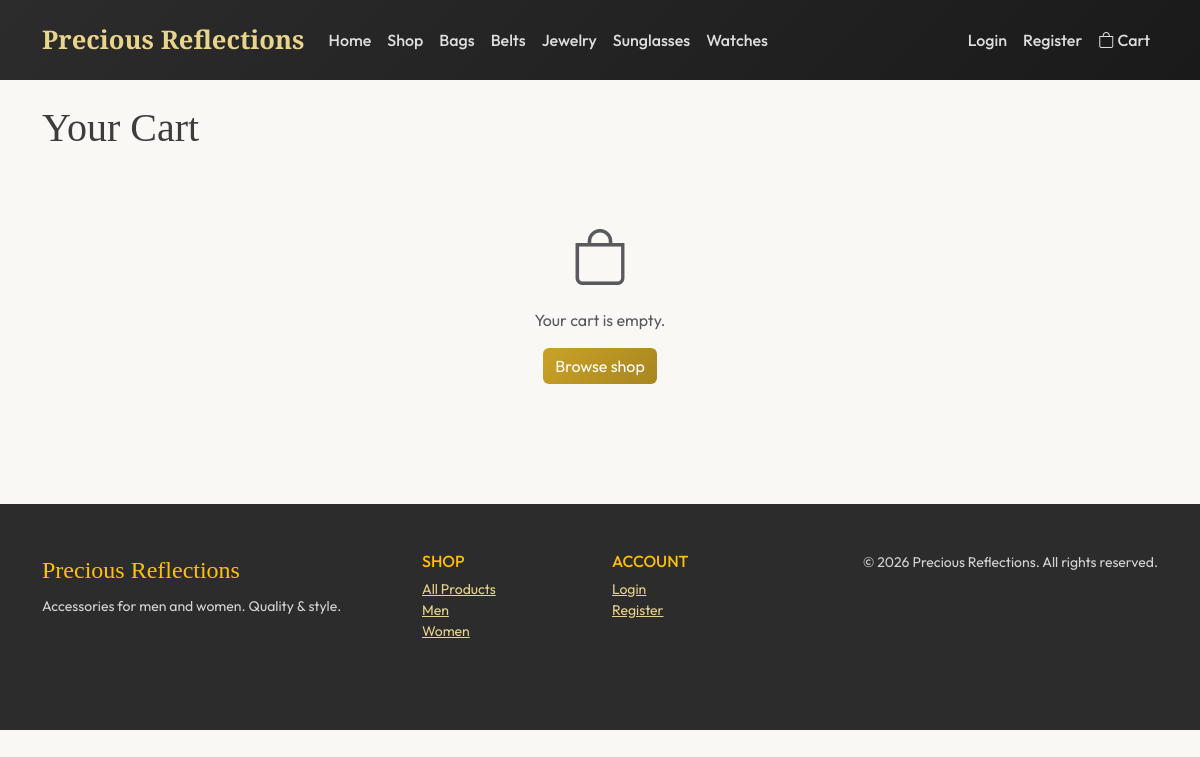
Page /cart/ on the committed database.
### store/models.py (models this page shows, shortened)
class Category(models.Model):
    name = models.CharField(max_length=100)
    slug = models.SlugField(unique=True, max_length=100)
    description = models.TextField(blank=True)
    image = models.ImageField(upload_to='categories/', blank=True, null=True)
    created_at = models.DateTimeField(auto_now_add=True)
    class Meta:
        verbose_name_plural = 'Categories'
        ordering = ['name']

### store/views.py (the view)
# urls.py: path('cart/', views.cart_view, name='cart'),
def cart_view(request):
    items = cart_items(request)
    total = cart_total(request)
    return render(request, 'store/cart.html', {'cart_items': items, 'cart_total': total})

### store/cart.py (called while the page is built, shortened)
def get_cart(request):
    return request.session.get('cart', {})

def cart_items(request):
    cart = get_cart(request)
    if not cart:
        return []

def cart_total(request):
    return sum(item['subtotal'] for item in cart_items(request))

### store/context_processors.py (called while the page is built)
def cart_count(request):
    count = 0
    if request.session.get('cart'):
        for item in request.session['cart'].values():
            count += item.get('quantity', 0)
    return {'cart_count': count}

def categories_nav(request):
    from .models import Category
    categories = Category.objects.all()[:10]
    return {'nav_categories': categories}

### templates/store/cart.html (shortened to what this page needs)
{% extends 'base.html' %}
{% load static %}
{% block content %}
<div class="container">
  <h1 class="font-serif mb-4">Your Cart</h1>
  {% if cart_items %}
  <div class="row">
    <div class="col-lg-8">
      <div class="card">
        <div class="card-body p-0">
          <ul class="list-group list-group-flush">
            {% for item in cart_items %}
            <li class="list-group-item d-flex align-items-center flex-wrap">
              <div class="me-3">
                {% if item.product.image %}
                <img src="{{ item.product.image.url }}" alt="{{ item.product.name }}" style="width: 80px; height: 80px; object-fit: cover;" class="rounded">
                {% else %}
                <div class="bg-light rounded d-flex align-items-center justify-content-center text-muted" style="width: 80px; height: 80px;"><i class="bi bi-image"></i></div>
                {% endif %}
              </div>
              <div class="flex-grow-1">
                <a href="{% url 'store:product_detail' item.product.slug %}" class="fw-bold text-dark text-decoration-none">{{ item.product.name }}</a>
                <p class="product-price mb-0">${{ item.price }} each</p>
              </div>
              <div class="d-flex align-items-center gap-2">
                <form method="post" action="{% url 'store:cart_update' item.product.id %}" class="d-inline-flex align-items-center">
                  {% csrf_token %}
                  <input type="number" name="quantity" value="{{ item.quantity }}" min="1" max="{{ item.product.stock }}" class="form-control form-control-sm" style="width: 60px;">
                  <button type="submit" class="btn btn-sm btn-outline-secondary ms-1">Update</button>
                </form>
                <form method="post" action="{% url 'store:cart_remove' item.product.id %}" class="d-inline">
                  {% csrf_token %}
                  <button type="submit" class="btn btn-sm btn-outline-danger"><i class="bi bi-trash"></i></button>
                </form>
              </div>
              <div class="ms-2 fw-bold">${{ item.subtotal }}</div>
            </li>
            {% endfor %}
          </ul>
        </div>
      </div>
    </div>
    <div class="col-lg-4 mt-4 mt-lg-0">
      <div class="card">
        <div class="card-body">
          <h5 class="card-title">Summary</h5>
          <p class="d-flex justify-content-between"><span>Subtotal</span><strong>${{ cart_total }}</strong></p>
          <hr>
          <p class="d-flex justify-content-between mb-3"><span>Total</span><strong class="product-price">${{ cart_total }}</strong></p>
          <a href="{% url 'store:checkout' %}" class="btn btn-gold w-100">Proceed to checkout</a>
          <a href="{% url 'store:shop' %}" class="btn btn-outline-secondary w-100 mt-2">Continue shopping</a>
        </div>
      </div>
    </div>
  </div>
  {% else %}
  <div class="text-center py-5">
    <i class="bi bi-bag display-4 text-muted"></i>
    <p class="mt-3 text-muted">Your cart is empty.</p>
    <a href="{% url 'store:shop' %}" class="btn btn-gold">Browse shop</a>
  </div>
  {% endif %}
</div>
{% endblock %}

### templates/base.html (shortened to what this page needs)
{% load static %}
<!DOCTYPE html>
<html lang="en">
<head>
  <link href="https://cdn.jsdelivr.net/npm/bootstrap@5.3.2/dist/css/bootstrap.min.css" rel="stylesheet">
  <link rel="stylesheet" href="https://cdn.jsdelivr.net/npm/bootstrap-icons@1.11.1/font/bootstrap-icons.css">
</head>
<body>
  <nav class="navbar navbar-expand-lg navbar-dark py-3">
    <div class="container">
      <a class="navbar-brand" href="{% url 'store:home' %}">Precious Reflections</a>
      <div class="collapse navbar-collapse" id="nav">
        <ul class="navbar-nav me-auto">
          <li class="nav-item"><a class="nav-link" href="{% url 'store:home' %}">Home</a></li>
          <li class="nav-item"><a class="nav-link" href="{% url 'store:shop' %}">Shop</a></li>
          {% for cat in nav_categories %}
          <li class="nav-item"><a class="nav-link" href="{% url 'store:shop' %}?category={{ cat.slug }}">{{ cat.name }}</a></li>
          {% endfor %}
        </ul>
        <ul class="navbar-nav">
          {% if user.is_authenticated %}
            <li class="nav-item"><a class="nav-link" href="{% url 'accounts:profile' %}"><i class="bi bi-person"></i> Profile</a></li>
            <li class="nav-item"><a class="nav-link" href="{% url 'accounts:order_history' %}">Orders</a></li>
            {% if user.is_staff %}
            <li class="nav-item"><a class="nav-link" href="{% url 'store:admin_dashboard' %}">Dashboard</a></li>
            <li class="nav-item"><a class="nav-link" href="{% url 'admin:index' %}">Admin</a></li>
            {% endif %}
            <li class="nav-item"><a class="nav-link" href="{% url 'accounts:logout' %}">Logout</a></li>
          {% else %}
            <li class="nav-item"><a class="nav-link" href="{% url 'accounts:login' %}">Login</a></li>
            <li class="nav-item"><a class="nav-link" href="{% url 'accounts:register' %}">Register</a></li>
          {% endif %}
          <li class="nav-item">
            <a class="nav-link position-relative" href="{% url 'store:cart' %}">
              <i class="bi bi-bag"></i> Cart
            </a>
          </li>
        </ul>
      </div>
    </div>
  </nav>
  <main class="py-4">
    {% block content %}{% endblock %}
  </main>
  <footer class="py-5 mt-5">
    <div class="container">
      <div class="row">
        <div class="col-md-4 mb-4">
          <span class="font-serif fs-4 text-warning">Precious Reflections</span>
          <p class="mt-2 small">Accessories for men and women. Quality & style.</p>
        </div>
        <div class="col-md-2 mb-4">
          <h6 class="text-uppercase text-warning">Shop</h6>
          <ul class="list-unstyled small">
            <li><a href="{% url 'store:shop' %}">All Products</a></li>
            <li><a href="{% url 'store:shop' %}?gender=M">Men</a></li>
            <li><a href="{% url 'store:shop' %}?gender=F">Women</a></li>
          </ul>
        </div>
        <div class="col-md-2 mb-4">
          <h6 class="text-uppercase text-warning">Account</h6>
          <ul class="list-unstyled small">
            {% if user.is_authenticated %}
            <li><a href="{% url 'accounts:profile' %}">Profile</a></li>
            <li><a href="{% url 'accounts:order_history' %}">Order History</a></li>
            {% else %}
            <li><a href="{% url 'accounts:login' %}">Login</a></li>
            <li><a href="{% url 'accounts:register' %}">Register</a></li>
            {% endif %}
          </ul>
        </div>
        <div class="col-md-4 mb-4 text-md-end small">
          &copy; {% now "Y" %} Precious Reflections. All rights reserved.
        </div>
      </div>
    </div>
  </footer>
</body>
</html>

### templates/base.html (style rules this page uses)
:root { --gold: #c9a227; --gold-light: #e8d48b; --charcoal: #2c2c2c; --cream: #faf8f5; --text: #3d3d3d; }
body { font-family: 'Outfit', sans-serif; background: var(--cream); color: var(--text); }
.font-serif { font-family: 'Cormorant Garamond', serif; }
.navbar { background: linear-gradient(135deg, var(--charcoal) 0%, #1a1a1a 100%) !important; }
.navbar-brand { font-family: 'Cormorant Garamond', serif; font-size: 1.6rem; font-weight: 600; color: var(--gold-light) !important; }
.nav-link { color: rgba(255,255,255,.85) !important; font-weight: 500; }
.btn-gold { background: linear-gradient(135deg, var(--gold), #a88620); color: #fff; border: none; }
footer { background: var(--charcoal); color: rgba(255,255,255,.8); }
footer a { color: var(--gold-light); }

### rows in the picture
Category: name "Bags"
Category: name "Belts"
Category: name "Jewelry"
Category: name "Sunglasses"
Category: name "Watches"
